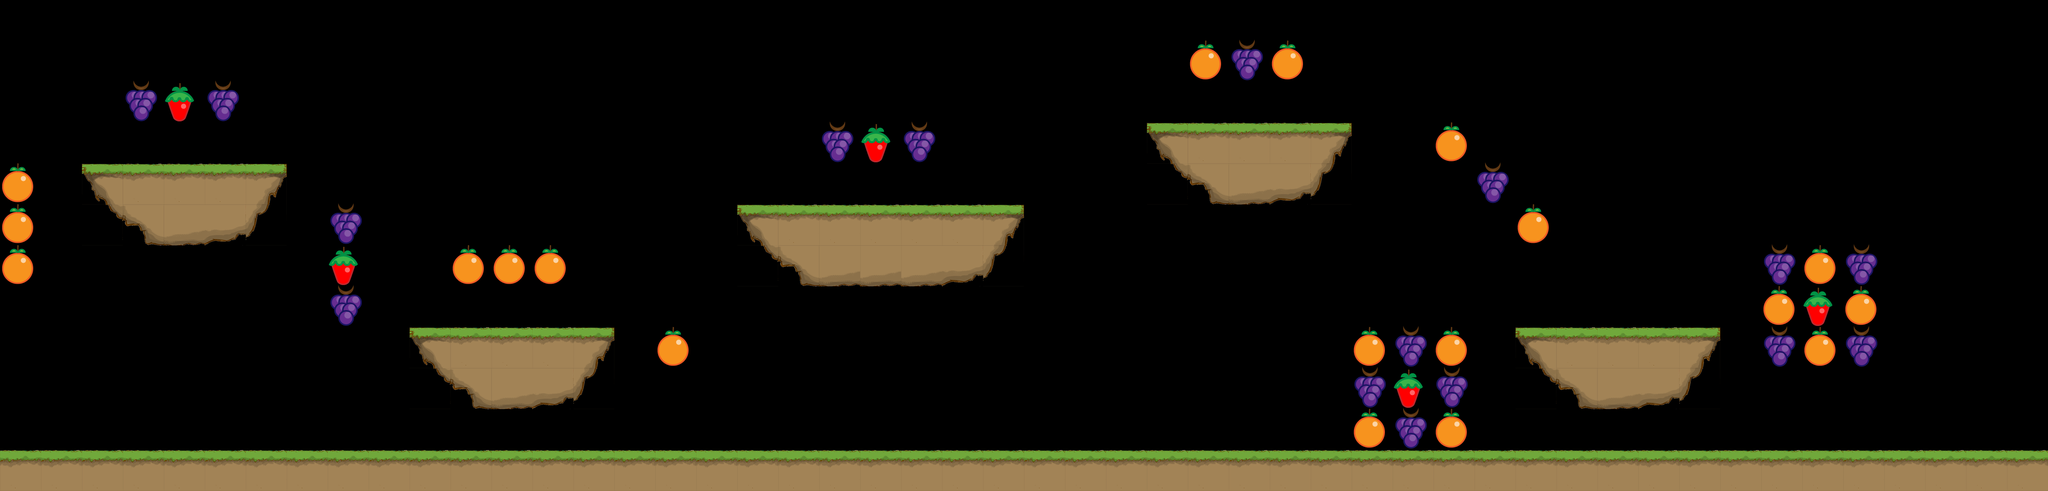

This is a level from a 2D game, rendered from its Tiled map with the project's own tilesets. A one-line summary and the complete map file follow:
An orthogonal 50x12 tile map with 90x90 px tiles, 2 tile layers (ground, fruits), 4 tilesets.

<map version="1.0" orientation="orthogonal" renderorder="right-down" width="50" height="12" tilewidth="90" tileheight="90" nextobjectid="1">
 <tileset firstgid="1" name="pampa" tilewidth="90" tileheight="90">
  <image source="pampa.png" width="270" height="270" />
 </tileset>
 <tileset firstgid="10" name="grapes" tilewidth="81" tileheight="96">
  <image source="../sprites/grapes.png" width="81" height="96" />
 </tileset>
 <tileset firstgid="11" name="strawberry" tilewidth="70" tileheight="96">
  <image source="../sprites/strawberry.png" width="70" height="96" />
 </tileset>
 <tileset firstgid="12" name="orange" tilewidth="78" tileheight="96">
  <image source="../sprites/orange.png" width="78" height="96" />
 </tileset>
 <layer name="ground" width="50" height="12">
  <data encoding="csv">
0,0,0,0,0,0,0,0,0,0,0,0,0,0,0,0,0,0,0,0,0,0,0,0,0,0,0,0,0,0,0,0,0,0,0,0,0,0,0,0,0,0,0,0,0,0,0,0,0,0,
0,0,0,0,0,0,0,0,0,0,0,0,0,0,0,0,0,0,0,0,0,0,0,0,0,0,0,0,0,0,0,0,0,0,0,0,0,0,0,0,0,0,0,0,0,0,0,0,0,0,
0,0,0,0,0,0,0,0,0,0,0,0,0,0,0,0,0,0,0,0,0,0,0,0,0,0,0,0,0,0,0,0,0,0,0,0,0,0,0,0,0,0,0,0,0,0,0,0,0,0,
0,0,0,0,0,0,0,0,0,0,0,0,0,0,0,0,0,0,0,0,0,0,0,0,0,0,0,0,6,8,8,8,7,0,0,0,0,0,0,0,0,0,0,0,0,0,0,0,0,0,
0,0,6,8,8,8,7,0,0,0,0,0,0,0,0,0,0,0,0,0,0,0,0,0,0,0,0,0,1,3,4,5,2,0,0,0,0,0,0,0,0,0,0,0,0,0,0,0,0,0,
0,0,1,3,4,5,2,0,0,0,0,0,0,0,0,0,0,0,6,8,8,8,8,8,7,0,0,0,0,0,0,0,0,0,0,0,0,0,0,0,0,0,0,0,0,0,0,0,0,0,
0,0,0,0,0,0,0,0,0,0,0,0,0,0,0,0,0,0,1,3,4,4,4,5,2,0,0,0,0,0,0,0,0,0,0,0,0,0,0,0,0,0,0,0,0,0,0,0,0,0,
0,0,0,0,0,0,0,0,0,0,0,0,0,0,0,0,0,0,0,0,0,0,0,0,0,0,0,0,0,0,0,0,0,0,0,0,0,0,0,0,0,0,0,0,0,0,0,0,0,0,
0,0,0,0,0,0,0,0,0,0,6,8,8,8,7,0,0,0,0,0,0,0,0,0,0,0,0,0,0,0,0,0,0,0,0,0,0,6,8,8,8,7,0,0,0,0,0,0,0,0,
0,0,0,0,0,0,0,0,0,0,1,3,4,5,2,0,0,0,0,0,0,0,0,0,0,0,0,0,0,0,0,0,0,0,0,0,0,1,3,4,5,2,0,0,0,0,0,0,0,0,
0,0,0,0,0,0,0,0,0,0,0,0,0,0,0,0,0,0,0,0,0,0,0,0,0,0,0,0,0,0,0,0,0,0,0,0,0,0,0,0,0,0,0,0,0,0,0,0,0,0,
8,8,8,8,8,8,8,8,8,8,8,8,8,8,8,8,8,8,8,8,8,8,8,8,8,8,8,8,8,8,8,8,8,8,8,8,8,8,8,8,8,8,8,8,8,8,8,8,8,8
</data>
 </layer>
 <layer name="fruits" width="50" height="12">
  <data encoding="csv">
0,0,0,0,0,0,0,0,0,0,0,0,0,0,0,0,0,0,0,0,0,0,0,0,0,0,0,0,0,0,0,0,0,0,0,0,0,0,0,0,0,0,0,0,0,0,0,0,0,0,
0,0,0,0,0,0,0,0,0,0,0,0,0,0,0,0,0,0,0,0,0,0,0,0,0,0,0,0,0,12,10,12,0,0,0,0,0,0,0,0,0,0,0,0,0,0,0,0,0,0,
0,0,0,10,11,10,0,0,0,0,0,0,0,0,0,0,0,0,0,0,0,0,0,0,0,0,0,0,0,0,0,0,0,0,0,0,0,0,0,0,0,0,0,0,0,0,0,0,0,0,
0,0,0,0,0,0,0,0,0,0,0,0,0,0,0,0,0,0,0,0,10,11,10,0,0,0,0,0,0,0,0,0,0,0,0,12,0,0,0,0,0,0,0,0,0,0,0,0,0,0,
12,0,0,0,0,0,0,0,0,0,0,0,0,0,0,0,0,0,0,0,0,0,0,0,0,0,0,0,0,0,0,0,0,0,0,0,10,0,0,0,0,0,0,0,0,0,0,0,0,0,
12,0,0,0,0,0,0,0,10,0,0,0,0,0,0,0,0,0,0,0,0,0,0,0,0,0,0,0,0,0,0,0,0,0,0,0,0,12,0,0,0,0,0,0,0,0,0,0,0,0,
12,0,0,0,0,0,0,0,11,0,0,12,12,12,0,0,0,0,0,0,0,0,0,0,0,0,0,0,0,0,0,0,0,0,0,0,0,0,0,0,0,0,0,10,12,10,0,0,0,0,
0,0,0,0,0,0,0,0,10,0,0,0,0,0,0,0,0,0,0,0,0,0,0,0,0,0,0,0,0,0,0,0,0,0,0,0,0,0,0,0,0,0,0,12,11,12,0,0,0,0,
0,0,0,0,0,0,0,0,0,0,0,0,0,0,0,0,12,0,0,0,0,0,0,0,0,0,0,0,0,0,0,0,0,12,10,12,0,0,0,0,0,0,0,10,12,10,0,0,0,0,
0,0,0,0,0,0,0,0,0,0,0,0,0,0,0,0,0,0,0,0,0,0,0,0,0,0,0,0,0,0,0,0,0,10,11,10,0,0,0,0,0,0,0,0,0,0,0,0,0,0,
0,0,0,0,0,0,0,0,0,0,0,0,0,0,0,0,0,0,0,0,0,0,0,0,0,0,0,0,0,0,0,0,0,12,10,12,0,0,0,0,0,0,0,0,0,0,0,0,0,0,
0,0,0,0,0,0,0,0,0,0,0,0,0,0,0,0,0,0,0,0,0,0,0,0,0,0,0,0,0,0,0,0,0,0,0,0,0,0,0,0,0,0,0,0,0,0,0,0,0,0
</data>
 </layer>
</map>
